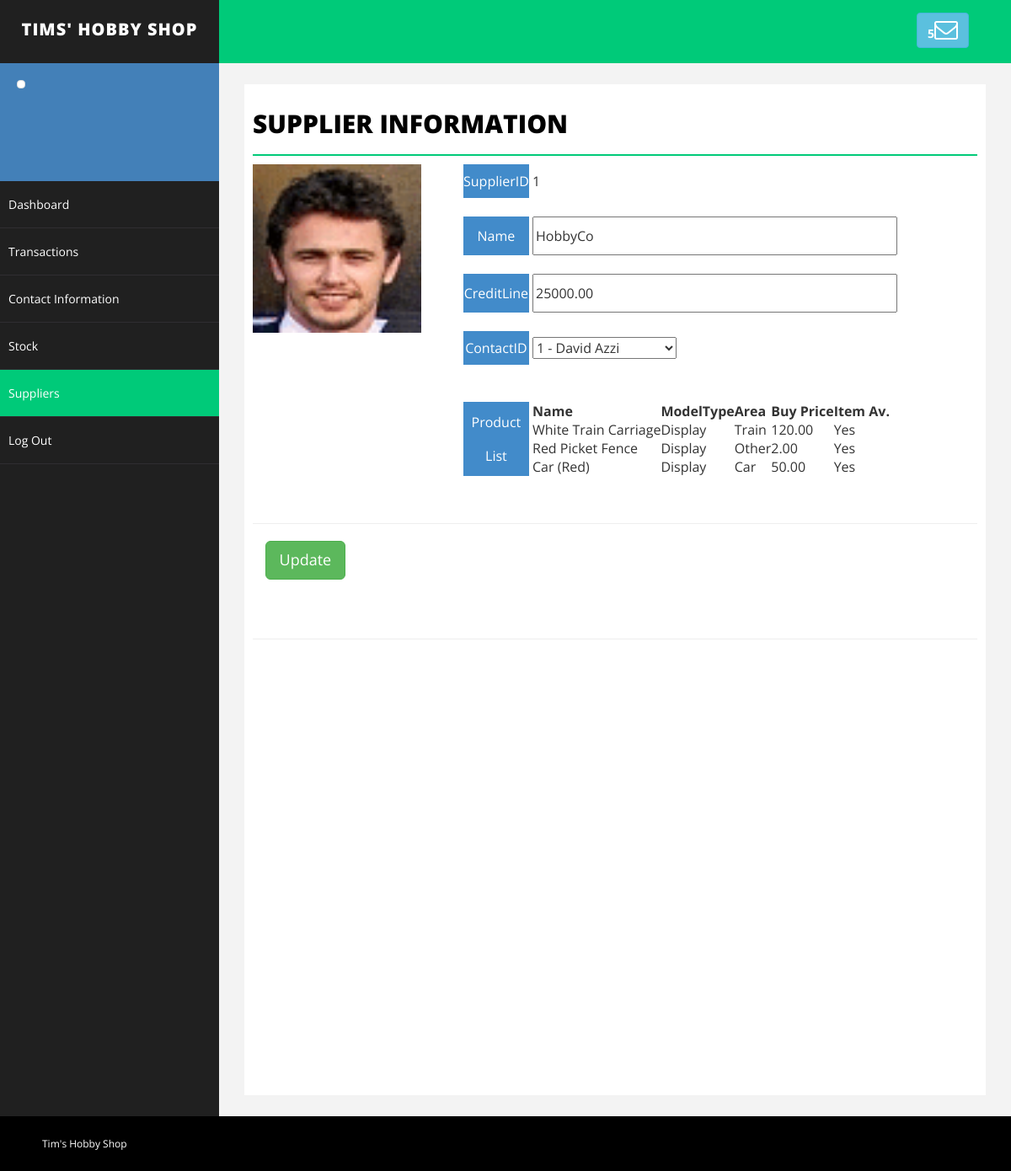
The page /SupplierProfile.php?id=1 on the database its author committed.
### tables this page shows
CREATE TABLE `supplier` (
  `SupplierID` int(5) NOT NULL,
  `Name` varchar(30) NOT NULL,
  `CreditLine` decimal(7,2) NOT NULL,
  `ContactID` int(5) NOT NULL
);

CREATE TABLE `modelitem` (
  `ItemID` int(5) NOT NULL,
  `Name` varchar(30) NOT NULL,
  `ModelType` varchar(30) NOT NULL,
  `SubjectArea` varchar(30) NOT NULL,
  `SellPrice` decimal(7,2) NOT NULL,
  `BuyPrice` decimal(7,2) NOT NULL,
  `DateOfIntroduction` date NOT NULL,
  `Description` varchar(50) NOT NULL,
  `ItemAvailability` tinyint(1) NOT NULL,
  `SupplierID` int(5) NOT NULL
);

### classes/cContact.php (called while the page is built, shortened)
<?php
require_once ("cDefaultTable.php");
class cContact extends cDefaultTable {
	public function __construct(){
		$this->tableName = 'contact';
		$this->rowCount = 20;
		$this->pageCount = 0;
	}
}
?>

### classes/dbConnect.php (called while the page is built, shortened)
<?php
class dbConnect {
	private static $db = null;
	private $conn;
	private $DB_SERVER = 'localhost';
	private $DB_USERNAME = 'admin1';
	private $DB_PASSWORD = 'admin1';
	private $DB_NAME = 'project334';
	public function __construct(){
		 $this->conn = mysqli_connect($this->DB_SERVER, $this->DB_USERNAME, $this->DB_PASSWORD, $this->DB_NAME);
	}
	public static function startDB(){
		if (!self::$db) {
			self::$db = new dbConnect();
		}
		return self::$db;
	}
	public function dbQuery($sql){
		return $this->conn->query($sql);
	}
}
?>

### classes/cDefaultTable.php (called while the page is built, shortened)
<?php
require_once("dbConnect.php");
class cDefaultTable {
	public $tableName;
	public $pageCount;
	public $rowCount;
	public function getTableData($constraint){
		if ($constraint != ""){
			$constraint = " WHERE " . $constraint;
		}
		$this->tableData = array();
		$pageCount = $this->pageCount;
		$rowCount = $this->rowCount;
		$this->rowTotal = 0;
		$db = dbConnect::startDB();
		$SQLquery = "SELECT * FROM " . $this->tableName . $constraint;
		$result = $db->dbQuery($SQLquery);
		$data = mysqli_fetch_row($result);
		$this->pageTotal = $data[0];
		if ($rowCount > 0){
			$this->rowTotal = ceil($this->pageTotal/$rowCount);
		} else {
			$this->rowTotal = 1;
		}
		if ($pageCount == '' || $pageCount <= '1'){
			$pageCount = 1;
		} elseif ($pageCount > $this->rowTotal) {
			$pageCount = $this->rowTotal;
		}
		if ($rowCount > 0){
			$addLimit = 'LIMIT ' . ($pageCount - 1) * $rowCount . ',' . $rowCount;
		} else {
			$addLimit = NULL;
		}
		$SQLquery .= " " .$addLimit;
		$result = $db->dbQuery($SQLquery);
		while($row = $result->fetch_assoc()){
			$this->tableData[] = $row;
		}
		return $this->tableData;
	}
}

### classes/cSupplier.php (called while the page is built, shortened)
<?php
require_once ("cDefaultTable.php");
class cSupplier extends cDefaultTable {
	public function __construct(){
		$this->tableName = 'supplier';
		$this->rowCount = 20;
		$this->pageCount = 0;
	}
}
?>

### classes/cModelItem.php (called while the page is built, shortened)
<?php
require_once ("cDefaultTable.php");
class cModelItem extends cDefaultTable {
	public function __construct(){
		$this->tableName = 'modelitem';
		$this->rowCount = 20;
		$this->pageCount = 0;
	}
}
?>

### SupplierProfile.php (the view, shortened to what this page needs)
<html xmlns="http://www.w3.org/1999/xhtml">
<?php
	require_once ("classes\cSupplier.php");
	require_once ("classes\cContact.php");
	require_once ("classes\cModelItem.php");
	require_once ("scripts\getContactID.php");
	$profilePic = $_SESSION['userData']['ImageLocation'];
	$sql = "SupplierID = " . $_GET['id'];
	$objSupplier = new cSupplier();
	$supplierTable = $objSupplier->getTableData($sql);
	$objModelItem = new cModelItem();
	$sql = "";
	$modelItems = $objModelItem->getTableData($sql);
	$objContact = new cContact();
	$sql = "ContactID = " . $_GET['id'];
	$contactData = $objContact->getTableData($sql);
?>
    <link href="assets/css/bootstrap.css" rel="stylesheet">
    <link href="assets/css/font-awesome.css" rel="stylesheet">
    <link href="assets/css/basic.css" rel="stylesheet">
    <link href="assets/css/custom.css" rel="stylesheet">
    <div id="wrapper">
        <nav class="navbar navbar-default navbar-cls-top " role="navigation" style="margin-bottom: 0">
            <div class="navbar-header">
                <a class="navbar-brand" href="dashboard.php">Tims' hobby shop</a>
            </div>
            <div class="header-right">
                <a href="message-task.php" class="btn btn-info" title="New Message"><b>5</b><i class="fa fa-envelope-o fa-2x"></i></a>
            </div>
        </nav>
        <nav class="navbar-default navbar-side" role="navigation">
            <div class="sidebar-collapse">
                <ul class="nav" id="main-menu">
                    <li>
                        <div class="user-img-div">
                            <img src="<?php echo $profilePic ?>" class="img-thumbnail">
                            <div class="inner-text">
                            <br>
                            </div>
                        </div>
                    </li>
                    <li>
                        <a href="dashboard.php">Dashboard</a>
                    </li>
                    <li class="">
                        <a href="transactions.php">Transactions</a>
                    </li>
                     <li>
                        <a href="customerinfo.php">Contact Information</a>
                    </li>
                    <li>
                        <a href="stock.php">Stock</a>
                    </li>
                     <li class="">
                        <a class="active-menu" href="supplier.php">Suppliers</a>
                    </li>
                    <li>
                        <a href="login.php">Log Out</a>
                    </li>
                </ul>
            </div>
        </nav>
        <div id="page-wrapper">
            <div id="page-inner">
                <div class="row">
                    <div class="col-md-12">
                        <h1 class="page-head-line">Supplier Information</h1>
                    </div>
                </div>
<div>
      <div class="row pad-top-botm ">
         <div class="col-lg-6 col-md-6 col-sm-6 " style="width:250px;">
          <img src="<?php echo $contactData[0]["ImageLocation"]; ?>" style="padding-bottom:20px; width: 200px; height: 220px;">
         </div>
<div class="col-lg-6 col-md-6 col-sm-6">
	<form action="<?php echo htmlspecialchars($_SERVER["PHP_SELF"]) . "?id=" . $_GET['id']; ?>" method="post">
		<table width="100%;">
<?php
		foreach ($supplierTable as $row){
			foreach ($row as $field => $value){
				$tblData = '<tr class="tableRow">';
				$tblData .= '<td width="30%" class="tableLeftCol">' . $field . '</td>';
				$tblData .=	'<td>&nbsp;</td>';
				$tblData .= '<td class="tableRightCol" >';
				if ($field == "SupplierID"){
					$tblData .= $_GET['id'];
					$tblData .= '<input  size="50" name="' .$field .'" id="' . $field . ' width="100%" value="' . $_GET['id'] . '" type="hidden">';
				} elseif ($field == "ContactID"){
					$tblData .= getContactIDs();
				} else {
					$tblData .= '<input  size="50" name="' .$field .'" id="' . $field . ' width="100%" type="text" value="'.$value.'">';
				}
				$tblData .= '</td></tr><tr><td>&nbsp;</td></tr>';
				echo $tblData;
			}
		}
?>
			<tr><td>&nbsp;</td></tr>
			<tr class="tableRow">
				<td class="tableLeftCol">Product List</td>
				<td>&nbsp;</td>
				<td class="tableRightCol">
					<?php
						$productList = "<table>";
						$productList .= "<tr>";
						$productList .= "<th>Name</th>";
						$productList .= "<th>ModelType</th>";
						$productList .= "<th>Area</th>";
						$productList .= "<th>Buy Price</th>";
						$productList .= "<th>Item Av.</th>";
						$productList .= "</tr><tr>";
						foreach($modelItems as $item){
							$productList .= "<tr>";
							$productList .= "<td>" . $item["Name"] . "</td>";
							$productList .= "<td>" . $item["ModelType"] . "</td>";
							$productList .= "<td>" . $item["SubjectArea"] . "</td>";
							$productList .= "<td>" . $item["BuyPrice"] . "</td>";
							if ($item["ItemAvailability"]){
								$productList .= "<td>Yes</td>";
							} else {
								$productList .= "<td>No</td>";
							}
							$productList .= "</tr>";
						}
						$productList .= "</table>";
						echo $productList;
					?>
				</td>
			</tr>
			<tr><td>&nbsp;</td></tr>
		</table>
         </div>
     </div>
      <div class="row pad-top-botm">
         <div class="col-lg-12 col-md-12 col-sm-12">
             <hr>
              <button type="submit" class="btn btn-success btn-lg">Update</button>
             </div>
         </div>
 </div>
	<br>
	<br>
                <hr>
            </div>
        </div>
    </div>
    <div id="footer-sec">
        Tim's Hobby Shop <a href="dashboard.php" target="_blank"></a>
    </div>
</h<html></body></html>

### scripts/getContactID.php (shortened to what this page needs)
<?php
function getContactIDs(){
	require_once(".\classes\cContact.php");
	$sql = "";
	$objContact = new cContact();
	$tempCon = $objContact->getTableData($sql);
	$selectState = '<select name="ContactID">';
	foreach ($tempCon as $row){
		$selectState .= '<option value="' . $row["ContactID"] . '">';
		$selectState .= $row["ContactID"] . " - " . $row["FirstName"] . " " . $row["LastName"];
		$selectState .= '</option>';
	}
	$selectState .= '</select>';
	return $selectState;
}
?>

### assets/css/basic.css (style rules this page uses)
#wrapper { width: 100%; background: #202020; }
#page-wrapper { padding: 15px 15px; min-height: 600px; background: #F3F3F3; }
#page-inner { width: 100%; margin: 10px 20px 10px 0px; background-color: #fff!important; padding: 10px; min-height: 1200px; }
.page-head-line { font-size: 30px; text-transform: uppercase; color: #000; font-weight: 800; padding-bottom: 20px; border-bottom: 2px solid #00CA79; margin-bottom: 10px; }
.navbar-cls-top .navbar-brand { color: #fff; background: #202020; width: 260px; text-align: center; height: 75px; font-size: 20px; letter-spacing: 1px; font-weight: 900; padding-top: 25px; text-transform:uppercase; }
.header-right { color: #fff; padding: 15px 50px 5px 50px; float: right; font-size: 16px; }
.user-img-div { min-height: 140px; padding: 20px; background-color: #4380B8; }
.user-img-div img { max-height: 60px; }
.user-img-div .inner-text { text-align: right; position: relative; color: #fff; font-weight: 800; line-height: 25px; }
.active-menu { background-color: #00CA79!important; }
.sidebar-collapse, .sidebar-collapse .nav { background: none; }
.sidebar-collapse .nav { padding: 0; }
.sidebar-collapse .nav > li > a { color: #fff; background: #202020; text-shadow: none; padding: 15px 40px; border-bottom: 1px solid #2F2E31; }
.sidebar-collapse > .nav > li > a { padding: 15px 10px; }
.navbar-side { border: none; background-color: #202020; }
.navbar-cls-top { background: #00CA79; border-bottom: none; }
.navbar-default { border: 0px solid black; }
.navbar-header { background: #000000; }
.tableRow { line-height: 40px; text-align: center; align: center; }
.tableLeftCol { background-color: #428bca; width="30%"; color: white; }
.tableRightCol { align: left; text-align: left; }
#footer-sec { background-color:#000; padding:20px 50px; color:#fff; font-size:12px; }
@media (min-width:768px) { #page-wrapper { margin: 0 0 0 260px; padding: 15px 30px; min-height: 1200px; } }
@media (min-width:768px) { .navbar-side { z-index: 1; position: absolute; width: 260px; } }
@media (min-width:768px) { .navbar { border-radius: 0px; } }

### rows shown on the page
supplier: field "SupplierID", value "1", field "Name", Name "HobbyCo", field "CreditLine", CreditLine "25000.00", field "ContactID"
modelitem: Name "White Train Carriage", ModelType "Display", SubjectArea "Train", BuyPrice "120.00", ItemAvailability "Yes"
modelitem: Name "Red Picket Fence", ModelType "Display", SubjectArea "Other", BuyPrice "2.00", ItemAvailability "Yes"
modelitem: Name "Car (Red)", ModelType "Display", SubjectArea "Car", BuyPrice "50.00", ItemAvailability "Yes"
